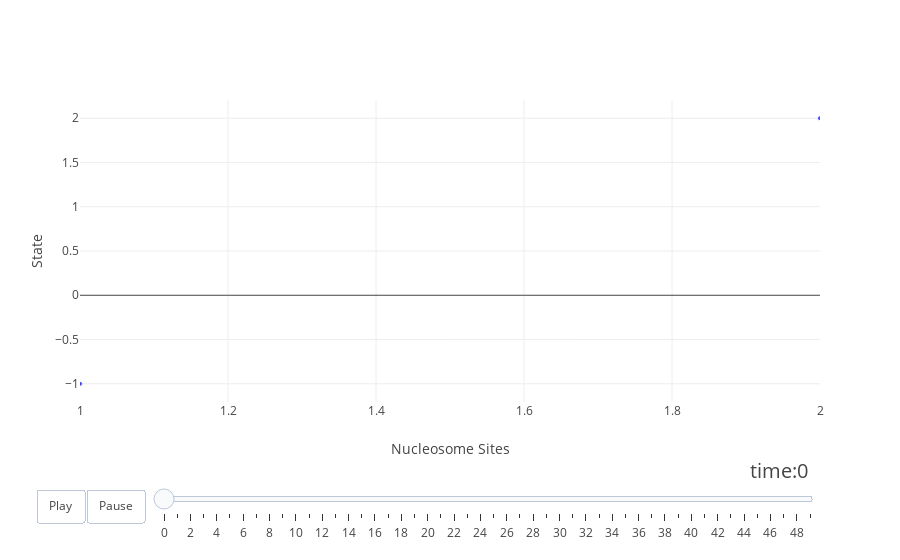

Notebook code cell kept with this figure:
### Code cell
numFrames = 50

from plotly.offline import init_notebook_mode, iplot
from IPython.display import display, HTML

init_notebook_mode(connected=True)

times = np.linspace(0, len(out[0]) - 1, numFrames)

# make list of nucleosomes
nucSites = np.linspace(1, K, K)

# make figure
figure = {
    'data': [],
    'layout': {},
    'frames': []
}

# fill in most of layout
figure['layout']['xaxis'] = {'range': nucSites, 'title': 'Nucleosome Sites'}
figure['layout']['yaxis'] = {'title': 'State'}
figure['layout']['hovermode'] = 'closest'
figure['layout']['sliders'] = {
    'args': [
        'transition', {
            'duration': 400,
            'easing': 'cubic-in-out'
        }
    ],
    'initialValue': 0,
    'plotlycommand': 'animate',
    'values': times.tolist(),
    'visible': True
}
figure['layout']['updatemenus'] = [
    {
        'buttons': [
            {
                'args': [None, {'frame': {'duration': 500, 'redraw': False},
                         'fromcurrent': True, 'transition': {'duration': 300, 'easing': 'quadratic-in-out'}}],
                'label': 'Play',
                'method': 'animate'
            },
            {
                'args': [[None], {'frame': {'duration': 0, 'redraw': False}, 'mode': 'immediate',
                'transition': {'duration': 0}}],
                'label': 'Pause',
                'method': 'animate'
            }
        ],
        'direction': 'left',
        'pad': {'r': 10, 't': 87},
        'showactive': False,
        'type': 'buttons',
        'x': 0.1,
        'xanchor': 'right',
        'y': 0,
        'yanchor': 'top'
    }
]

sliders_dict = {
    'active': 0,
    'yanchor': 'top',
    'xanchor': 'left',
    'currentvalue': {
        'font': {'size': 20},
        'prefix': 'time:',
        'visible': True,
        'xanchor': 'right'
    },
    'transition': {'duration': 300, 'easing': 'cubic-in-out'},
    'pad': {'b': 10, 't': 50},
    'len': 0.9,
    'x': 0.1,
    'y': 0,
    'steps': []
}

# make data
time = 0
data_dict = {
    'x': nucSites.tolist(),
    'y': out[2][time]['sites'].tolist(),
    'mode': 'markers',
    'marker': {
        'color': out[2][time]['color'],
        'size': out[2][time]['size'],
    },
}
figure['data'].append(data_dict)
    
# make frames
for time in times:
    time = int(time)
    frame = {'data': [], 'name': str(time)}
    data_dict = {
        'x': nucSites.tolist(),
        'y': out[2][time]['sites'].tolist(),
        'mode': 'markers',
        'marker': {
            'color': out[2][time]['color'],
            'size': out[2][time]['size'],
        },
    }
    frame['data'].append(data_dict)
    figure['frames'].append(frame)
    slider_step = {'args': [
        [time],
        {'frame': {'duration': 300, 'redraw': False},
         'mode': 'immediate',
       'transition': {'duration': 300}}
     ],
     'label': time,
     'method': 'animate'}
    sliders_dict['steps'].append(slider_step)

    
figure['layout']['sliders'] = [sliders_dict]

iplot(figure)

### Figure 1 — Plotly figure (JSON) as saved in the notebook; plotly's stock layout.template omitted (floating-point values rounded to 4 significant figures)
{"data": [{"marker": {"color": ["blue", "blue", "blue", "blue", "blue", "blue", "blue", "blue", "blue", "blue", "blue", "blue", "blue", "blue", "blue", "blue", "blue", "blue", "blue", "blue", "blue", "blue", "blue", "blue", "blue", "blue", "blue", "blue", "blue", "blue", "blue", "blue", "blue", "blue", "blue", "blue", "blue", "blue", "blue", "blue", "blue", "blue", "blue", "blue", "blue", "blue", "blue", "blue", "blue", "blue", "blue", "blue", "blue", "blue", "blue", "blue", "blue", "blue", "blue", "blue", "blue", "blue", "blue", "blue", "blue", "blue", "blue", "blue", "blue", "blue", "blue", "blue", "blue", "blue", "blue", "blue", "blue", "blue", "blue", "blue", "blue", "blue", "blue", "blue", "blue", "blue", "blue", "blue", "blue", "blue", "blue", "blue", "blue", "blue", "blue", "blue", "blue", "blue", "blue", "blue"], "size": [5, 5, 5, 5, 5, 5, 5, 5, 5, 5, 5, 5, 5, 5, 5, 5, 5, 5, 5, 5, 5, 5, 5, 5, 5, 5, 5, 5, 5, 5, 5, 5, 5, 5, 5, 5, 5, 5, 5, 5, 5, 5, 5, 5, 5, 5, 5, 5, 5, 5, 5, 5, 5, 5, 5, 5, 5, 5, 5, 5, 5, 5, 5, 5, 5, 5, 5, 5, 5, 5, 5, 5, 5, 5, 5, 5, 5, 5, 5, 5, 5, 5, 5, 5, 5, 5, 5, 5, 5, 5, 5, 5, 5, 5, 5, 5, 5, 5, 5, 5]}, "mode": "markers", "x": [1, 2, 3, 4, 5, 6, 7, 8, 9, 10, 11, 12, 13, 14, 15, 16, 17, 18, 19, 20, 21, 22, 23, 24, 25, 26, 27, 28, 29, 30, 31, 32, 33, 34, 35, 36, 37, 38, 39, 40, 41, 42, 43, 44, 45, 46, 47, 48, 49, 50, 51, 52, 53, 54, 55, 56, 57, 58, 59, 60, 61, 62, 63, 64, 65, 66, 67, 68, 69, 70, 71, 72, 73, 74, 75, 76, 77, 78, 79, 80, 81, 82, 83, 84, 85, 86, 87, 88, 89, 90, 91, 92, 93, 94, 95, 96, 97, 98, 99, 100], "y": [-1, 2, 1, 0, 1, 1, 2, 1, 2, 0, 2, -1, 1, 2, 2, -1, -1, 1, 2, -1, 0, 0, 2, 0, 2, 0, 1, 0, 2, 2, 0, 2, 0, -1, 0, 2, 2, 2, 2, -1, 0, 1, -1, 2, 2, 1, 2, 2, -1, 2, 2, 2, 2, -1, 2, 0, 0, 2, 2, 1, 2, 2, 0, 2, 0, 2, 0, -1, 2, -1, 2, 2, 2, 0, 2, 1, -1, 2, 2, 1, 2, 2, 2, 2, -1, 1, 1, -1, -1, 2, 1, 2, 2, 1, -1, 2, 2, 1, 2, 2]}], "layout": {"hovermode": "closest", "sliders": [{"active": 0, "currentvalue": {"font": {"size": 20}, "prefix": "time:", "visible": true, "xanchor": "right"}, "len": 0.9, "pad": {"b": 10, "t": 50}, "steps": [{"args": [[0], {"frame": {"duration": 300, "redraw": false}, "mode": "immediate", "transition": {"duration": 300}}], "label": 0, "method": "animate"}, {"args": [[1], {"frame": {"duration": 300, "redraw": false}, "mode": "immediate", "transition": {"duration": 300}}], "label": 1, "method": "animate"}, {"args": [[2], {"frame": {"duration": 300, "redraw": false}, "mode": "immediate", "transition": {"duration": 300}}], "label": 2, "method": "animate"}, {"args": [[3], {"frame": {"duration": 300, "redraw": false}, "mode": "immediate", "transition": {"duration": 300}}], "label": 3, "method": "animate"}, {"args": [[4], {"frame": {"duration": 300, "redraw": false}, "mode": "immediate", "transition": {"duration": 300}}], "label": 4, "method": "animate"}, {"args": [[5], {"frame": {"duration": 300, "redraw": false}, "mode": "immediate", "transition": {"duration": 300}}], "label": 5, "method": "animate"}, {"args": [[6], {"frame": {"duration": 300, "redraw": false}, "mode": "immediate", "transition": {"duration": 300}}], "label": 6, "method": "animate"}, {"args": [[7], {"frame": {"duration": 300, "redraw": false}, "mode": "immediate", "transition": {"duration": 300}}], "label": 7, "method": "animate"}, {"args": [[8], {"frame": {"duration": 300, "redraw": false}, "mode": "immediate", "transition": {"duration": 300}}], "label": 8, "method": "animate"}, {"args": [[9], {"frame": {"duration": 300, "redraw": false}, "mode": "immediate", "transition": {"duration": 300}}], "label": 9, "method": "animate"}, {"args": [[10], {"frame": {"duration": 300, "redraw": false}, "mode": "immediate", "transition": {"duration": 300}}], "label": 10, "method": "animate"}, {"args": [[11], {"frame": {"duration": 300, "redraw": false}, "mode": "immediate", "transition": {"duration": 300}}], "label": 11, "method": "animate"}, {"args": [[12], {"frame": {"duration": 300, "redraw": false}, "mode": "immediate", "transition": {"duration": 300}}], "label": 12, "method": "animate"}, {"args": [[13], {"frame": {"duration": 300, "redraw": false}, "mode": "immediate", "transition": {"duration": 300}}], "label": 13, "method": "animate"}, {"args": [[14], {"frame": {"duration": 300, "redraw": false}, "mode": "immediate", "transition": {"duration": 300}}], "label": 14, "method": "animate"}, {"args": [[15], {"frame": {"duration": 300, "redraw": false}, "mode": "immediate", "transition": {"duration": 300}}], "label": 15, "method": "animate"}, {"args": [[16], {"frame": {"duration": 300, "redraw": false}, "mode": "immediate", "transition": {"duration": 300}}], "label": 16, "method": "animate"}, {"args": [[17], {"frame": {"duration": 300, "redraw": false}, "mode": "immediate", "transition": {"duration": 300}}], "label": 17, "method": "animate"}, {"args": [[18], {"frame": {"duration": 300, "redraw": false}, "mode": "immediate", "transition": {"duration": 300}}], "label": 18, "method": "animate"}, {"args": [[19], {"frame": {"duration": 300, "redraw": false}, "mode": "immediate", "transition": {"duration": 300}}], "label": 19, "method": "animate"}, {"args": [[20], {"frame": {"duration": 300, "redraw": false}, "mode": "immediate", "transition": {"duration": 300}}], "label": 20, "method": "animate"}, {"args": [[21], {"frame": {"duration": 300, "redraw": false}, "mode": "immediate", "transition": {"duration": 300}}], "label": 21, "method": "animate"}, {"args": [[22], {"frame": {"duration": 300, "redraw": false}, "mode": "immediate", "transition": {"duration": 300}}], "label": 22, "method": "animate"}, {"args": [[23], {"frame": {"duration": 300, "redraw": false}, "mode": "immediate", "transition": {"duration": 300}}], "label": 23, "method": "animate"}, {"args": [[24], {"frame": {"duration": 300, "redraw": false}, "mode": "immediate", "transition": {"duration": 300}}], "label": 24, "method": "animate"}, {"args": [[25], {"frame": {"duration": 300, "redraw": false}, "mode": "immediate", "transition": {"duration": 300}}], "label": 25, "method": "animate"}, {"args": [[26], {"frame": {"duration": 300, "redraw": false}, "mode": "immediate", "transition": {"duration": 300}}], "label": 26, "method": "animate"}, {"args": [[27], {"frame": {"duration": 300, "redraw": false}, "mode": "immediate", "transition": {"duration": 300}}], "label": 27, "method": "animate"}, {"args": [[28], {"frame": {"duration": 300, "redraw": false}, "mode": "immediate", "transition": {"duration": 300}}], "label": 28, "method": "animate"}, {"args": [[29], {"frame": {"duration": 300, "redraw": false}, "mode": "immediate", "transition": {"duration": 300}}], "label": 29, "method": "animate"}, {"args": [[30], {"frame": {"duration": 300, "redraw": false}, "mode": "immediate", "transition": {"duration": 300}}], "label": 30, "method": "animate"}, {"args": [[31], {"frame": {"duration": 300, "redraw": false}, "mode": "immediate", "transition": {"duration": 300}}], "label": 31, "method": "animate"}, {"args": [[32], {"frame": {"duration": 300, "redraw": false}, "mode": "immediate", "transition": {"duration": 300}}], "label": 32, "method": "animate"}, {"args": [[33], {"frame": {"duration": 300, "redraw": false}, "mode": "immediate", "transition": {"duration": 300}}], "label": 33, "method": "animate"}, {"args": [[34], {"frame": {"duration": 300, "redraw": false}, "mode": "immediate", "transition": {"duration": 300}}], "label": 34, "method": "animate"}, {"args": [[35], {"frame": {"duration": 300, "redraw": false}, "mode": "immediate", "transition": {"duration": 300}}], "label": 35, "method": "animate"}, {"args": [[36], {"frame": {"duration": 300, "redraw": false}, "mode": "immediate", "transition": {"duration": 300}}], "label": 36, "method": "animate"}, {"args": [[37], {"frame": {"duration": 300, "redraw": false}, "mode": "immediate", "transition": {"duration": 300}}], "label": 37, "method": "animate"}, {"args": [[38], {"frame": {"duration": 300, "redraw": false}, "mode": "immediate", "transition": {"duration": 300}}], "label": 38, "method": "animate"}, {"args": [[39], {"frame": {"duration": 300, "redraw": false}, "mode": "immediate", "transition": {"duration": 300}}], "label": 39, "method": "animate"}, {"args": [[40], {"frame": {"duration": 300, "redraw": false}, "mode": "immediate", "transition": {"duration": 300}}], "label": 40, "method": "animate"}, {"args": [[41], {"frame": {"duration": 300, "redraw": false}, "mode": "immediate", "transition": {"duration": 300}}], "label": 41, "method": "animate"}, {"args": [[42], {"frame": {"duration": 300, "redraw": false}, "mode": "immediate", "transition": {"duration": 300}}], "label": 42, "method": "animate"}, {"args": [[43], {"frame": {"duration": 300, "redraw": false}, "mode": "immediate", "transition": {"duration": 300}}], "label": 43, "method": "animate"}, {"args": [[44], {"frame": {"duration": 300, "redraw": false}, "mode": "immediate", "transition": {"duration": 300}}], "label": 44, "method": "animate"}, {"args": [[45], {"frame": {"duration": 300, "redraw": false}, "mode": "immediate", "transition": {"duration": 300}}], "label": 45, "method": "animate"}, {"args": [[46], {"frame": {"duration": 300, "redraw": false}, "mode": "immediate", "transition": {"duration": 300}}], "label": 46, "method": "animate"}, {"args": [[47], {"frame": {"duration": 300, "redraw": false}, "mode": "immediate", "transition": {"duration": 300}}], "label": 47, "method": "animate"}, {"args": [[48], {"frame": {"duration": 300, "redraw": false}, "mode": "immediate", "transition": {"duration": 300}}], "label": 48, "method": "animate"}, {"args": [[49], {"frame": {"duration": 300, "redraw": false}, "mode": "immediate", "transition": {"duration": 300}}], "label": 49, "method": "animate"}], "transition": {"duration": 300, "easing": "cubic-in-out"}, "x": 0.1, "xanchor": "left", "y": 0, "yanchor": "top"}], "updatemenus": [{"buttons": [{"args": [null, {"frame": {"duration": 500, "redraw": false}, "fromcurrent": true, "transition": {"duration": 300, "easing": "quadratic-in-out"}}], "label": "Play", "method": "animate"}, {"args": [[null], {"frame": {"duration": 0, "redraw": false}, "mode": "immediate", "transition": {"duration": 0}}], "label": "Pause", "method": "animate"}], "direction": "left", "pad": {"r": 10, "t": 87}, "showactive": false, "type": "buttons", "x": 0.1, "xanchor": "right", "y": 0, "yanchor": "top"}], "xaxis": {"range": [1, 2, 3, 4, 5, 6, 7, 8, 9, 10, 11, 12, 13, 14, 15, 16, 17, 18, 19, 20, 21, 22, 23, 24, 25, 26, 27, 28, 29, 30, 31, 32, 33, 34, 35, 36, 37, 38, 39, 40, 41, 42, 43, 44, 45, 46, 47, 48, 49, 50, 51, 52, 53, 54, 55, 56, 57, 58, 59, 60, 61, 62, 63, 64, 65, 66, 67, 68, 69, 70, 71, 72, 73, 74, 75, 76, 77, 78, 79, 80, 81, 82, 83, 84, 85, 86, 87, 88, 89, 90, 91, 92, 93, 94, 95, 96, 97, 98, 99, 100], "title": "Nucleosome Sites"}, "yaxis": {"title": "State"}}}
